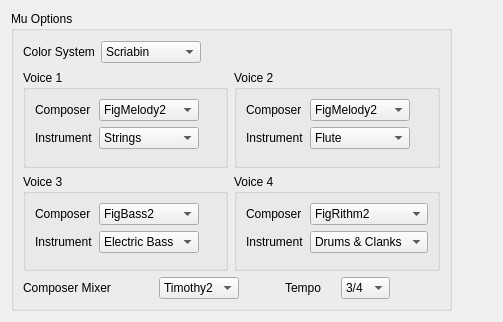
  <widget class="QWidget" name="tab2">
   <attribute name="title">
    <string>Composition Config</string>
   </attribute>
   <layout class="QGridLayout" name="gridLayout_5">
    <item row="0" column="0">
     <widget class="QGroupBox" name="groupBox_3">
      <property name="sizePolicy">
       <sizepolicy hsizetype="Expanding" vsizetype="Expanding">
        <horstretch>0</horstretch>
        <verstretch>0</verstretch>
       </sizepolicy>
      </property>
      <property name="minimumSize">
       <size>
        <width>441</width>
        <height>300</height>
       </size>
      </property>
      <property name="maximumSize">
       <size>
        <width>16777215</width>
        <height>16777215</height>
       </size>
      </property>
      <property name="title">
       <string>Mu Options</string>
      </property>
      <layout class="QGridLayout" name="gridLayout_14">
       <item row="0" column="0">
        <layout class="QHBoxLayout" name="horizontalLayout_13">
         <item>
          <widget class="QLabel" name="label_reconColors">
           <property name="text">
            <string>Color System</string>
           </property>
          </widget>
         </item>
         <item>
          <widget class="QComboBox" name="comboBox_reconColors">
           <property name="sizePolicy">
            <sizepolicy hsizetype="Preferred" vsizetype="Fixed">
             <horstretch>0</horstretch>
             <verstretch>0</verstretch>
            </sizepolicy>
           </property>
           <property name="minimumSize">
            <size>
             <width>100</width>
             <height>0</height>
            </size>
           </property>
           <property name="maximumSize">
            <size>
             <width>16777215</width>
             <height>16777215</height>
            </size>
           </property>
           <property name="currentIndex">
            <number>2</number>
           </property>
           <item>
            <property name="text">
             <string>Demo1</string>
            </property>
           </item>
           <item>
            <property name="text">
             <string>Demo2</string>
            </property>
           </item>
           <item>
            <property name="text">
             <string>Scriabin</string>
            </property>
           </item>
          </widget>
         </item>
         <item>
          <spacer name="horizontalSpacer_4">
           <property name="orientation">
            <enum>Qt::Horizontal</enum>
           </property>
           <property name="sizeHint" stdset="0">
            <size>
             <width>121</width>
             <height>24</height>
            </size>
           </property>
          </spacer>
         </item>
        </layout>
       </item>
       <item row="1" column="0">
        <layout class="QGridLayout" name="gridLayout_13">
         <item row="0" column="0">
          <widget class="QGroupBox" name="groupBox_v1">
           <property name="sizePolicy">
            <sizepolicy hsizetype="Expanding" vsizetype="Expanding">
             <horstretch>0</horstretch>
             <verstretch>0</verstretch>
            </sizepolicy>
           </property>
           <property name="minimumSize">
            <size>
             <width>179</width>
             <height>83</height>
            </size>
           </property>
           <property name="title">
            <string>Voice 1</string>
           </property>
           <layout class="QFormLayout" name="formLayout_3">
            <item row="0" column="0">
             <layout class="QGridLayout" name="gridLayout_9">
              <item row="0" column="0">
               <widget class="QLabel" name="label_v1Composer">
                <property name="text">
                 <string>Composer</string>
                </property>
               </widget>
              </item>
              <item row="0" column="1">
               <widget class="QComboBox" name="comboBox_v1Composer">
                <property name="sizePolicy">
                 <sizepolicy hsizetype="Expanding" vsizetype="Fixed">
                  <horstretch>0</horstretch>
                  <verstretch>0</verstretch>
                 </sizepolicy>
                </property>
                <property name="currentIndex">
                 <number>2</number>
                </property>
                <item>
                 <property name="text">
                  <string>Demo1</string>
                 </property>
                </item>
                <item>
                 <property name="text">
                  <string>Demo2</string>
                 </property>
                </item>
                <item>
                 <property name="text">
                  <string>FigMelody2</string>
                 </property>
                </item>
               </widget>
              </item>
              <item row="1" column="0">
               <widget class="QLabel" name="label_v1Instrument">
                <property name="text">
                 <string>Instrument</string>
                </property>
               </widget>
              </item>
              <item row="1" column="1">
               <widget class="QComboBox" name="comboBox_v1Instrument">
                <property name="sizePolicy">
                 <sizepolicy hsizetype="Expanding" vsizetype="Fixed">
                  <horstretch>0</horstretch>
                  <verstretch>0</verstretch>
                 </sizepolicy>
                </property>
                <property name="currentIndex">
                 <number>0</number>
                </property>
                <item>
                 <property name="text">
                  <string>Strings</string>
                 </property>
                </item>
                <item>
                 <property name="text">
                  <string>Flute</string>
                 </property>
                </item>
                <item>
                 <property name="text">
                  <string>Electric Bass</string>
                 </property>
                </item>
               </widget>
              </item>
             </layout>
            </item>
           </layout>
          </widget>
         </item>
         <item row="0" column="1">
          <widget class="QGroupBox" name="groupBox_v2">
           <property name="sizePolicy">
            <sizepolicy hsizetype="Expanding" vsizetype="Expanding">
             <horstretch>0</horstretch>
             <verstretch>0</verstretch>
            </sizepolicy>
           </property>
           <property name="minimumSize">
            <size>
             <width>179</width>
             <height>83</height>
            </size>
           </property>
           <property name="title">
            <string>Voice 2</string>
           </property>
           <layout class="QFormLayout" name="formLayout_4">
            <item row="0" column="0">
             <layout class="QGridLayout" name="gridLayout_8">
              <item row="0" column="0">
               <widget class="QLabel" name="label_v2Composer">
                <property name="text">
                 <string>Composer</string>
                </property>
               </widget>
              </item>
              <item row="0" column="1">
               <widget class="QComboBox" name="comboBox_v2Composer">
                <property name="sizePolicy">
                 <sizepolicy hsizetype="Expanding" vsizetype="Fixed">
                  <horstretch>0</horstretch>
                  <verstretch>0</verstretch>
                 </sizepolicy>
                </property>
                <property name="currentIndex">
                 <number>2</number>
                </property>
                <item>
                 <property name="text">
                  <string>Demo1</string>
                 </property>
                </item>
                <item>
                 <property name="text">
                  <string>Demo2</string>
                 </property>
                </item>
                <item>
                 <property name="text">
                  <string>FigMelody2</string>
                 </property>
                </item>
               </widget>
              </item>
              <item row="1" column="0">
               <widget class="QLabel" name="label_v2Instrument">
                <property name="text">
                 <string>Instrument</string>
                </property>
               </widget>
              </item>
              <item row="1" column="1">
               <widget class="QComboBox" name="comboBox_v2Instruments">
                <property name="sizePolicy">
                 <sizepolicy hsizetype="Expanding" vsizetype="Fixed">
                  <horstretch>0</horstretch>
                  <verstretch>0</verstretch>
                 </sizepolicy>
                </property>
                <property name="currentIndex">
                 <number>1</number>
                </property>
                <item>
                 <property name="text">
                  <string>Strings</string>
                 </property>
                </item>
                <item>
                 <property name="text">
                  <string>Flute</string>
                 </property>
                </item>
                <item>
                 <property name="text">
                  <string>Electric Bass</string>
                 </property>
                </item>
               </widget>
              </item>
             </layout>
            </item>
           </layout>
          </widget>
         </item>
         <item row="1" column="0">
          <widget class="QGroupBox" name="groupBox_v3">
           <property name="sizePolicy">
            <sizepolicy hsizetype="Expanding" vsizetype="Expanding">
             <horstretch>0</horstretch>
             <verstretch>0</verstretch>
            </sizepolicy>
           </property>
           <property name="minimumSize">
            <size>
             <width>179</width>
             <height>83</height>
            </size>
           </property>
           <property name="autoFillBackground">
            <bool>false</bool>
           </property>
           <property name="title">
            <string>Voice 3</string>
           </property>
           <property name="flat">
            <bool>false</bool>
           </property>
           <layout class="QFormLayout" name="formLayout_2">
            <item row="0" column="0">
             <layout class="QGridLayout" name="gridLayout_6">
              <item row="0" column="0">
               <widget class="QLabel" name="label_v3Composer">
                <property name="text">
                 <string>Composer</string>
                </property>
               </widget>
              </item>
              <item row="0" column="1">
               <widget class="QComboBox" name="comboBox_v3Composer">
                <property name="sizePolicy">
                 <sizepolicy hsizetype="Expanding" vsizetype="Fixed">
                  <horstretch>0</horstretch>
                  <verstretch>0</verstretch>
                 </sizepolicy>
                </property>
                <property name="currentIndex">
                 <number>2</number>
                </property>
                <item>
                 <property name="text">
                  <string>Demo1</string>
                 </property>
                </item>
                <item>
                 <property name="text">
                  <string>Demo2</string>
                 </property>
                </item>
                <item>
                 <property name="text">
                  <string>FigBass2</string>
                 </property>
                </item>
               </widget>
              </item>
              <item row="1" column="0">
               <widget class="QLabel" name="label_v3Instrument">
                <property name="text">
                 <string>Instrument</string>
                </property>
               </widget>
              </item>
              <item row="1" column="1">
               <widget class="QComboBox" name="comboBox_v3Instrument">
                <property name="sizePolicy">
                 <sizepolicy hsizetype="Expanding" vsizetype="Fixed">
                  <horstretch>0</horstretch>
                  <verstretch>0</verstretch>
                 </sizepolicy>
                </property>
                <property name="currentIndex">
                 <number>2</number>
                </property>
                <item>
                 <property name="text">
                  <string>Strings</string>
                 </property>
                </item>
                <item>
                 <property name="text">
                  <string>Flute</string>
                 </property>
                </item>
                <item>
                 <property name="text">
                  <string>Electric Bass</string>
                 </property>
                </item>
               </widget>
              </item>
             </layout>
            </item>
           </layout>
          </widget>
         </item>
         <item row="1" column="1">
          <widget class="QGroupBox" name="groupBox_v4">
           <property name="sizePolicy">
            <sizepolicy hsizetype="Expanding" vsizetype="Expanding">
             <horstretch>0</horstretch>
             <verstretch>0</verstretch>
            </sizepolicy>
           </property>
           <property name="minimumSize">
            <size>
             <width>179</width>
             <height>83</height>
            </size>
           </property>
           <property name="title">
            <string>Voice 4</string>
           </property>
           <layout class="QFormLayout" name="formLayout">
            <item row="0" column="0">
             <layout class="QGridLayout" name="gridLayout_7">
              <item row="0" column="0">
               <widget class="QLabel" name="label_v4Composer">
                <property name="text">
                 <string>Composer</string>
                </property>
               </widget>
              </item>
              <item row="0" column="1">
               <widget class="QComboBox" name="comboBox_v4Composer">
                <property name="sizePolicy">
                 <sizepolicy hsizetype="Expanding" vsizetype="Fixed">
                  <horstretch>0</horstretch>
                  <verstretch>0</verstretch>
                 </sizepolicy>
                </property>
                <property name="currentIndex">
                 <number>2</number>
                </property>
                <item>
                 <property name="text">
                  <string>Demo1</string>
                 </property>
                </item>
                <item>
                 <property name="text">
                  <string>Demo2</string>
                 </property>
                </item>
                <item>
                 <property name="text">
                  <string>FigRithm2</string>
                 </property>
                </item>
               </widget>
              </item>
              <item row="1" column="0">
               <widget class="QLabel" name="label_v4Instrument">
                <property name="text">
                 <string>Instrument</string>
                </property>
               </widget>
              </item>
              <item row="1" column="1">
               <widget class="QComboBox" name="comboBox_v4Instrument">
                <property name="sizePolicy">
                 <sizepolicy hsizetype="Expanding" vsizetype="Fixed">
                  <horstretch>0</horstretch>
                  <verstretch>0</verstretch>
                 </sizepolicy>
                </property>
                <property name="currentIndex">
                 <number>2</number>
                </property>
                <item>
                 <property name="text">
                  <string>Demo1</string>
                 </property>
                </item>
                <item>
                 <property name="text">
                  <string>Demo2</string>
                 </property>
                </item>
                <item>
                 <property name="text">
                  <string>Drums &amp; Clanks</string>
                 </property>
                </item>
               </widget>
              </item>
             </layout>
            </item>
           </layout>
          </widget>
         </item>
        </layout>
       </item>
       <item row="2" column="0">
        <layout class="QHBoxLayout" name="horizontalLayout_12">
         <item>
          <widget class="QLabel" name="label_composerMix">
           <property name="sizePolicy">
            <sizepolicy hsizetype="Fixed" vsizetype="Preferred">
             <horstretch>0</horstretch>
             <verstretch>0</verstretch>
            </sizepolicy>
           </property>
           <property name="minimumSize">
            <size>
             <width>130</width>
             <height>0</height>
            </size>
           </property>
           <property name="maximumSize">
            <size>
             <width>80</width>
             <height>16777215</height>
            </size>
           </property>
           <property name="text">
            <string>Composer Mixer</string>
           </property>
          </widget>
         </item>
         <item>
          <widget class="QComboBox" name="comboBox_composerMixer">
           <property name="sizePolicy">
            <sizepolicy hsizetype="Expanding" vsizetype="Fixed">
             <horstretch>0</horstretch>
             <verstretch>0</verstretch>
            </sizepolicy>
           </property>
           <property name="maximumSize">
            <size>
             <width>94</width>
             <height>16777215</height>
            </size>
           </property>
           <property name="currentIndex">
            <number>2</number>
           </property>
           <item>
            <property name="text">
             <string>Demo1</string>
            </property>
           </item>
           <item>
            <property name="text">
             <string>Demo2</string>
            </property>
           </item>
           <item>
            <property name="text">
             <string>Timothy2</string>
            </property>
           </item>
          </widget>
         </item>
         <item>
          <spacer name="horizontalSpacer_2">
           <property name="orientation">
            <enum>Qt::Horizontal</enum>
           </property>
           <property name="sizeType">
            <enum>QSizePolicy::Fixed</enum>
           </property>
           <property name="sizeHint" stdset="0">
            <size>
             <width>40</width>
             <height>20</height>
            </size>
           </property>
          </spacer>
         </item>
         <item>
          <widget class="QLabel" name="label_tempo">
           <property name="sizePolicy">
            <sizepolicy hsizetype="Fixed" vsizetype="Fixed">
             <horstretch>0</horstretch>
             <verstretch>0</verstretch>
            </sizepolicy>
           </property>
           <property name="minimumSize">
            <size>
             <width>50</width>
             <height>0</height>
            </size>
           </property>
           <property name="maximumSize">
            <size>
             <width>16777215</width>
             <height>16777215</height>
            </size>
           </property>
           <property name="baseSize">
            <size>
             <width>0</width>
             <height>0</height>
            </size>
           </property>
           <property name="text">
            <string>Tempo</string>
           </property>
          </widget>
         </item>
         <item>
          <widget class="QComboBox" name="comboBox_v3Composer_3">
           <property name="sizePolicy">
            <sizepolicy hsizetype="Expanding" vsizetype="Fixed">
             <horstretch>0</horstretch>
             <verstretch>0</verstretch>
            </sizepolicy>
           </property>
           <property name="minimumSize">
            <size>
             <width>40</width>
             <height>0</height>
            </size>
           </property>
           <property name="maximumSize">
            <size>
             <width>89</width>
             <height>16777215</height>
            </size>
           </property>
           <property name="currentIndex">
            <number>2</number>
           </property>
           <item>
            <property name="text">
             <string>1/4</string>
            </property>
           </item>
           <item>
            <property name="text">
             <string>2/4</string>
            </property>
           </item>
           <item>
            <property name="text">
             <string>3/4</string>
            </property>
           </item>
          </widget>
         </item>
         <item>
          <spacer name="horizontalSpacer_6">
           <property name="orientation">
            <enum>Qt::Horizontal</enum>
           </property>
           <property name="sizeType">
            <enum>QSizePolicy::Fixed</enum>
           </property>
           <property name="sizeHint" stdset="0">
            <size>
             <width>50</width>
             <height>20</height>
            </size>
           </property>
          </spacer>
         </item>
        </layout>
       </item>
      </layout>
     </widget>
    </item>
    <item row="0" column="1">
     <spacer name="horizontalSpacer_3">
      <property name="orientation">
       <enum>Qt::Horizontal</enum>
      </property>
      <property name="sizeType">
       <enum>QSizePolicy::Fixed</enum>
      </property>
      <property name="sizeHint" stdset="0">
       <size>
        <width>40</width>
        <height>20</height>
       </size>
      </property>
     </spacer>
    </item>
   </layout>
  </widget>
